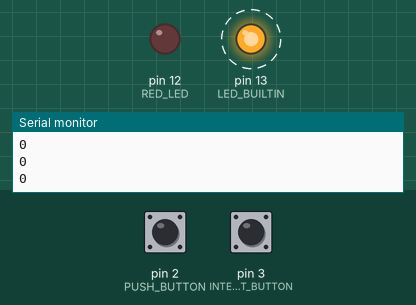
The sketch below on a simulated Arduino Uno, built with avr-gcc and run on an emulated ATmega328P. Parts: output pins drawn as LEDs (lit = HIGH), the last lines printed to the serial monitor. Dashed ring = blinking. The inputs (shaded band) are chosen by the test bench; at power-on: pin 3 (INTERRUPT_BUTTON) HIGH, pin 2 (PUSH_BUTTON) LOW.

Above: at 2.7 s.
2.8 s: pin 3 (INTERRUPT_BUTTON) pulled LOW for 0.65 s
At 4.7 s:
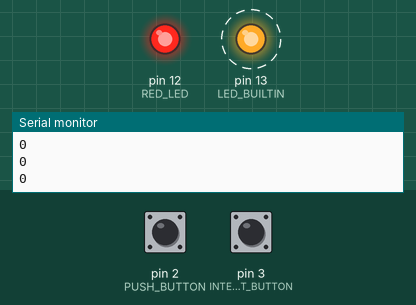
6.5 s: pin 3 (INTERRUPT_BUTTON) pulled LOW for 1 s
At 7.5 s:
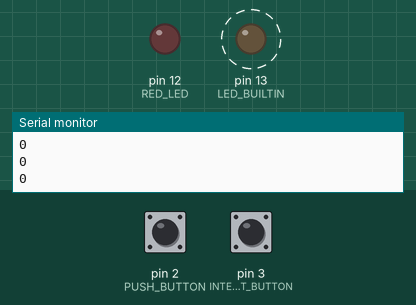
10.6 s: pin 3 (INTERRUPT_BUTTON) pulled LOW for 3.2 s
At 11.6 s:
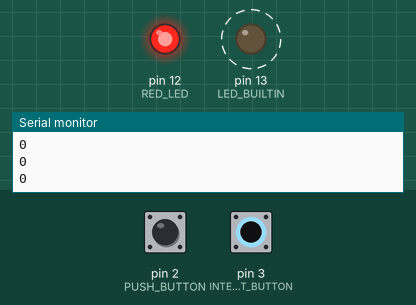
Timing chart, 0 to 22.9 s (numbered marks = the images above; inputs shaded):
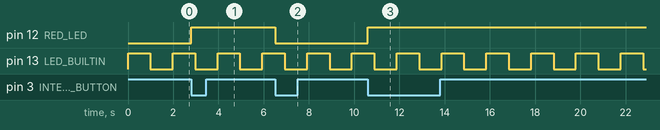

The sketch:

freertos_blink.ino
```cpp
#include <SoftwareSerial.h>
#include <Arduino_FreeRTOS.h>
#include <semphr.h>

#define RED_LED 12
#define PUSH_BUTTON 2
#define INTERRUPT_BUTTON 3
#define LED_DELAY_MS 1000

SemaphoreHandle_t interruptSemaphore;

void interrupt_handler()
{
  xSemaphoreGiveFromISR(interruptSemaphore, NULL);
}

void xTaskBlink(void* pvParameter)
{
  pinMode(LED_BUILTIN, OUTPUT);
  while (true)
  {
    digitalWrite(LED_BUILTIN, HIGH);
    vTaskDelay(LED_DELAY_MS / portTICK_PERIOD_MS);
    digitalWrite(LED_BUILTIN, LOW);
    vTaskDelay(LED_DELAY_MS / portTICK_PERIOD_MS);
  }
}

void xTaskBlink2(void* pvParameter)
{
  int state = 0;
  pinMode(RED_LED, OUTPUT);
  while (true)
  {
    if (xSemaphoreTake(interruptSemaphore, portMAX_DELAY) == pdPASS)
    {
      state = 1 - state;
      digitalWrite(RED_LED, state);
    }
  }
}

void xTaskDigitalReadSerial(void* pvParamter)
{
  int state = 0;
  pinMode(PUSH_BUTTON, INPUT);
  Serial.begin(9600);

  while (true)
  {
    state = digitalRead(PUSH_BUTTON);
    Serial.println(state);
    vTaskDelay(1000 / portTICK_PERIOD_MS);
  }
}

void setup() {
  xTaskCreate(xTaskBlink, "blink", 128, NULL, configMAX_PRIORITIES - 2, NULL);
  xTaskCreate(xTaskBlink2, "blink2", 128, NULL, configMAX_PRIORITIES - 2, NULL);
  xTaskCreate(xTaskDigitalReadSerial, "read", 128, NULL, configMAX_PRIORITIES - 1, NULL);

  interruptSemaphore = xSemaphoreCreateBinary();
  if (interruptSemaphore != NULL)
  {
    attachInterrupt(digitalPinToInterrupt(INTERRUPT_BUTTON), interrupt_handler, FALLING);
  }
}

void loop() {}
```

Measured:
- after the input at 2.8 s, pin 12 (RED_LED): LOW → HIGH at once
- after the input at 6.5 s, pin 12 (RED_LED): HIGH → LOW at once
- after the input at 10.6 s, pin 12 (RED_LED): LOW → HIGH at once
- by itself, pin 13 (LED_BUILTIN): alternates HIGH for 0.99 s and LOW for 0.99 s
